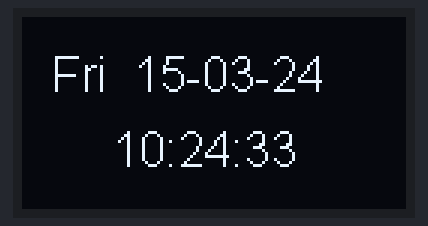
A sketch run on a simulated ESP8266 (NodeMCU). Shown: 128×64 one-colour display. WiFi joins after 1.5 s; servers stay silent unless stated; the local clock reads 2024-03-15 10:24:30 at power-on unless the sketch sets it; what the sketch prints to the serial monitor is not drawn.

Above: at 2.6 s.
At 6.2 s:
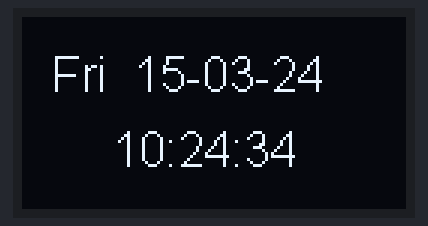
At 27.3 s:
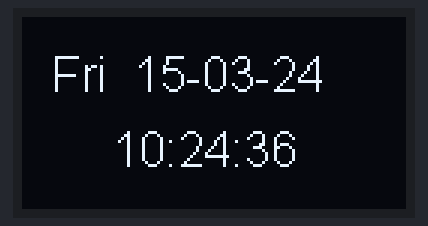
At 55.5 s:
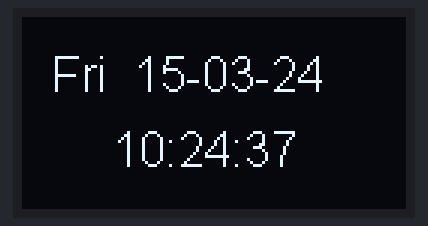
At 73.5 s:
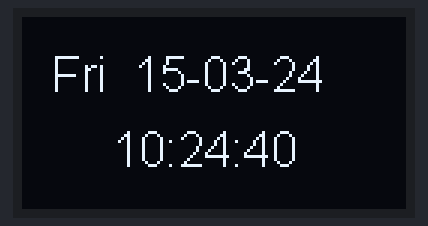
At 94.6 s:
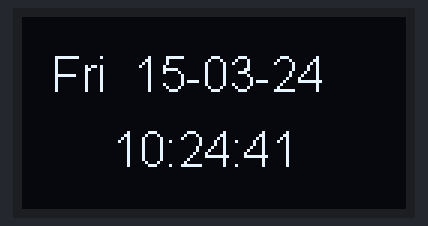

The sketch:

ESP_RTC_with_NTP_Synchronisation_SH1106_OLED.ino
```cpp
#ifdef ESP8266
#include <ESP8266WiFi.h>
#define SDA D3
#define SCL D4
#else
#include <WiFi.h>
#define SDA 5
#define SCL 4
#endif

#include "time.h"
#include <Wire.h>
#include "SH1106.h"               // See https://github.com/squix78/esp8266-oled-ssd1306 or via Sketch/Include Library/Manage Libraries
SH1106 display(0x3c, SDA, SCL);   // OLED display object definition (address, SDA, SCL)

// Change to your WiFi credentials and select your time zone
const char* ssid     = "your_SSID";
const char* password = "your_PASSWORD";
const char* Timezone = "GMT0BST,M3.5.0/01,M10.5.0/02";       // UK

//Example time zones see: https://github.com/nayarsystems/posix_tz_db/blob/master/zones.csv
//const char* Timezone = "GMT0BST,M3.5.0/01,M10.5.0/02";     // UK
//const char* Timezone = "MET-2METDST,M3.5.0/01,M10.5.0/02"; // Most of Europe
//const char* Timezone = "CET-1CEST,M3.5.0,M10.5.0/3";       // Central Europe
//const char* Timezone = "EST-2METDST,M3.5.0/01,M10.5.0/02"; // Most of Europe
//const char* Timezone = "EST5EDT,M3.2.0,M11.1.0";           // EST USA
//const char* Timezone = "CST6CDT,M3.2.0,M11.1.0";           // CST USA
//const char* Timezone = "MST7MDT,M4.1.0,M10.5.0";           // MST USA
//const char* Timezone = "NZST-12NZDT,M9.5.0,M4.1.0/3";      // Auckland
//const char* Timezone = "EET-2EEST,M3.5.5/0,M10.5.5/0";     // Asia
//const char* Timezone = "ACST-9:30ACDT,M10.1.0,M4.1.0/3":   // Australia

String Date_str, Time_str;
volatile unsigned int local_Unix_time = 0, next_update_due = 0;
volatile unsigned int update_duration = 60*60; // Time duration in seconds, so synchronise every hour

void setup() {
  Serial.begin(115200);
  #if ESP8266
  Wire.begin(SDA, SCL);               // (sda,scl,bus_speed) Start the Wire service for the OLED display using pin=D4 for SCL and Pin-D3 for SDA
  #else
  Wire.begin(SDA, SCL, 100000);       // (sda,scl,bus_speed) Start the Wire service for the OLED display using pin=D4 for SCL and Pin-D3 for SDA
  #endif
  display.init();                     // Initialise the display
  display.flipScreenVertically();     // In my case flip the screen around by 180°
  display.setContrast(255);           // If you want turn the display contrast down, 255 is maxium and 0 in minimum, in practice about 128 is OK
  display.setFont(ArialMT_Plain_16);  // Set the Font size
  StartWiFi();
  // Now configure time services
  configTime(0, 0, "pool.ntp.org", "time.nist.gov");
  setenv("TZ", Timezone, 1);
  delay(1000); // Wait for time services
  // Now setup a timer interrupt to occur every 1-second, to keep seconds accurate
  Setup_Interrupts_and_Initialise_Clock();
}

void loop() {
  UpdateLocalTime();
  // At this point the variables 'Date_str' and 'Time_str' have the current date-time values
  display.clear();
  display.drawString(10, 10, Date_str);
  display.drawString(30, 35, Time_str); // Adjust for addition of AM/PM indicator
  display.display();
  Serial.println(Date_str+" "+Time_str);
  delay(500);
}

//#########################################################################################
void UpdateLocalTime() {
  time_t now;
  if (local_Unix_time > next_update_due) { // only get a time synchronisation from the NTP server every duration for update set
    time(&now);
    Serial.println("Synchronising local time, time error was: "+String(now-local_Unix_time));
    // If this displays a negative result the interrupt clock is running fast or positive running slow
    local_Unix_time = now;
    next_update_due = local_Unix_time + update_duration;
  } else now = local_Unix_time;
  //See http://www.cplusplus.com/reference/ctime/strftime/
  char hour_output[30], day_output[30];
  strftime(day_output, 30, "%a  %d-%m-%y", localtime(&now)); // Formats date as: Sat 24-Jun-17
  strftime(hour_output, 30, "%T", localtime(&now));    // Formats time as: 14:05:49
  Date_str = day_output;
  Time_str = hour_output;
}
//#########################################################################################
void StartWiFi() {
  /* Set the ESP to be a WiFi-client, otherwise by default, it acts as ss both a client and an access-point
      and can cause network-issues with other WiFi-devices on your WiFi-network. */
  WiFi.mode(WIFI_STA);
  Serial.print(F("\r\nConnecting to: ")); Serial.println(String(ssid));
  WiFi.begin(ssid, password);
  while (WiFi.status() != WL_CONNECTED ) {
    delay(500);
    Serial.print(F("."));
  }
  Serial.println("WiFi connected at: " + WiFi.localIP().toString());
}

//#########################################################################################
// Interrupt setup and local Unix Time initialisation
#ifdef ESP8266
void Setup_Interrupts_and_Initialise_Clock(){
  noInterrupts();
  timer0_isr_init();
  timer0_attachInterrupt(timer0_ISR);
  timer0_write(ESP.getCycleCount() + 80000000L); // 80MHz == 1sec, some devices might be slower or faster than 80MHz, adjust for absolute time accuracy if required.
  interrupts();
  //Now get current Unix time and assign the value to local Unix time counter and start the clock.
  time_t now;
  time(&now);
  local_Unix_time = now + 1; // The addition of 1 counters the NTP setup time delay
  next_update_due = local_Unix_time + update_duration;
}
//#########################################################################################
// Interrupt service routine
void timer0_ISR (void) { // Every second come here to increment the local Unix time counter
  local_Unix_time++;
  timer0_write(ESP.getCycleCount() + 80000000L); // 80MHz == 1sec
}
#else
volatile int interruptCounter;
int totalInterruptCounter;

hw_timer_t * timer = NULL;
portMUX_TYPE timerMux = portMUX_INITIALIZER_UNLOCKED;

void IRAM_ATTR onTimer() {
  portENTER_CRITICAL_ISR(&timerMux);
  local_Unix_time++;
  portEXIT_CRITICAL_ISR(&timerMux);
}

void Setup_Interrupts_and_Initialise_Clock(){
  timer = timerBegin(0, 80, true);
  timerAttachInterrupt(timer, &onTimer, true);
  timerAlarmWrite(timer, 1000000, true);
  timerAlarmEnable(timer);
  //Now get current Unix time and assign the value to local Unix time counter and start the clock.
  struct tm timeinfo;
  while (!getLocalTime(&timeinfo)) {
    Serial.println(F("Failed to obtain time"));
  }
  time_t now;
  time(&now);
  local_Unix_time = now + 1; // The addition of 1 counters the NTP setup time delay
  next_update_due = local_Unix_time + update_duration;
}
#endif
```

Measured:
- what the display in image 0 shows lasts 3.6 s, from 2.5 s to 6.1 s
- what the display in image 1 shows lasts 7.2 s, from 6.1 s to 13.3 s
- what the display in image 2 shows lasts 28.3 s, from 27.2 s to 55.5 s
- what the display in image 3 shows lasts 2.6 s, from 55.5 s to 58.1 s
- what the display in image 4 shows lasts 21.1 s, from 73.5 s to 94.6 s
